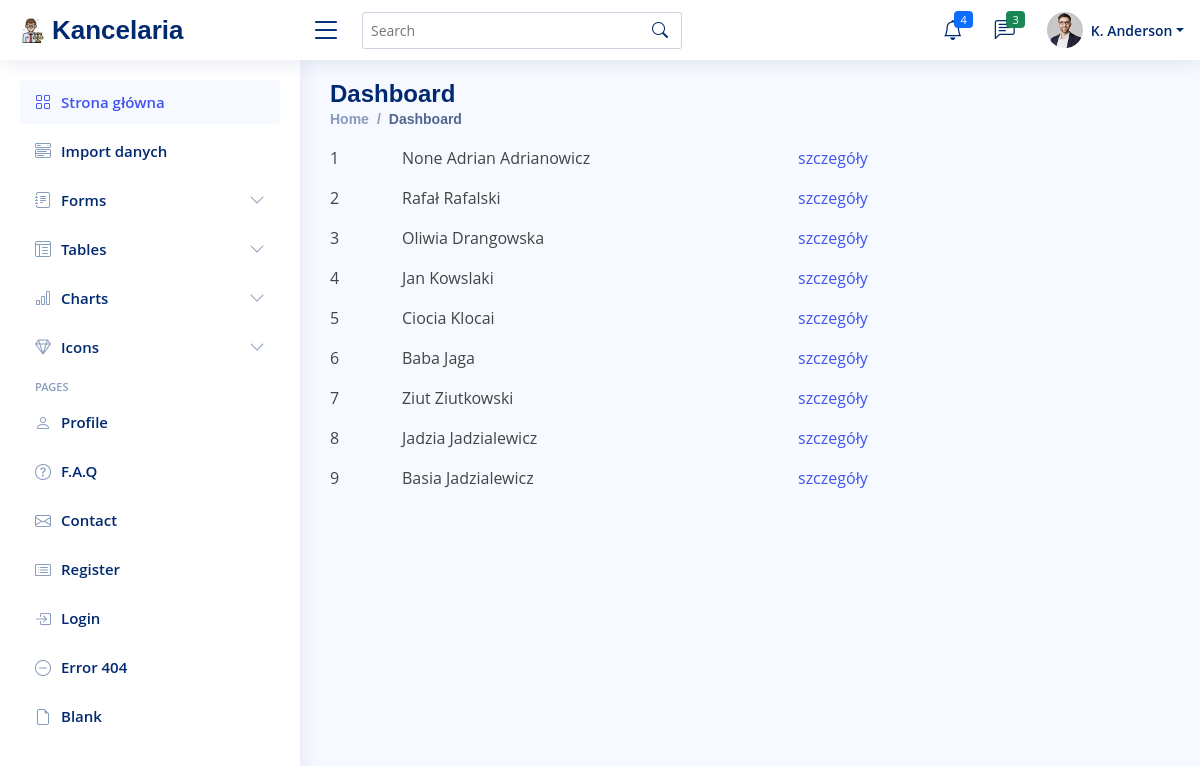
/, run on an earlier commit of the app's database.
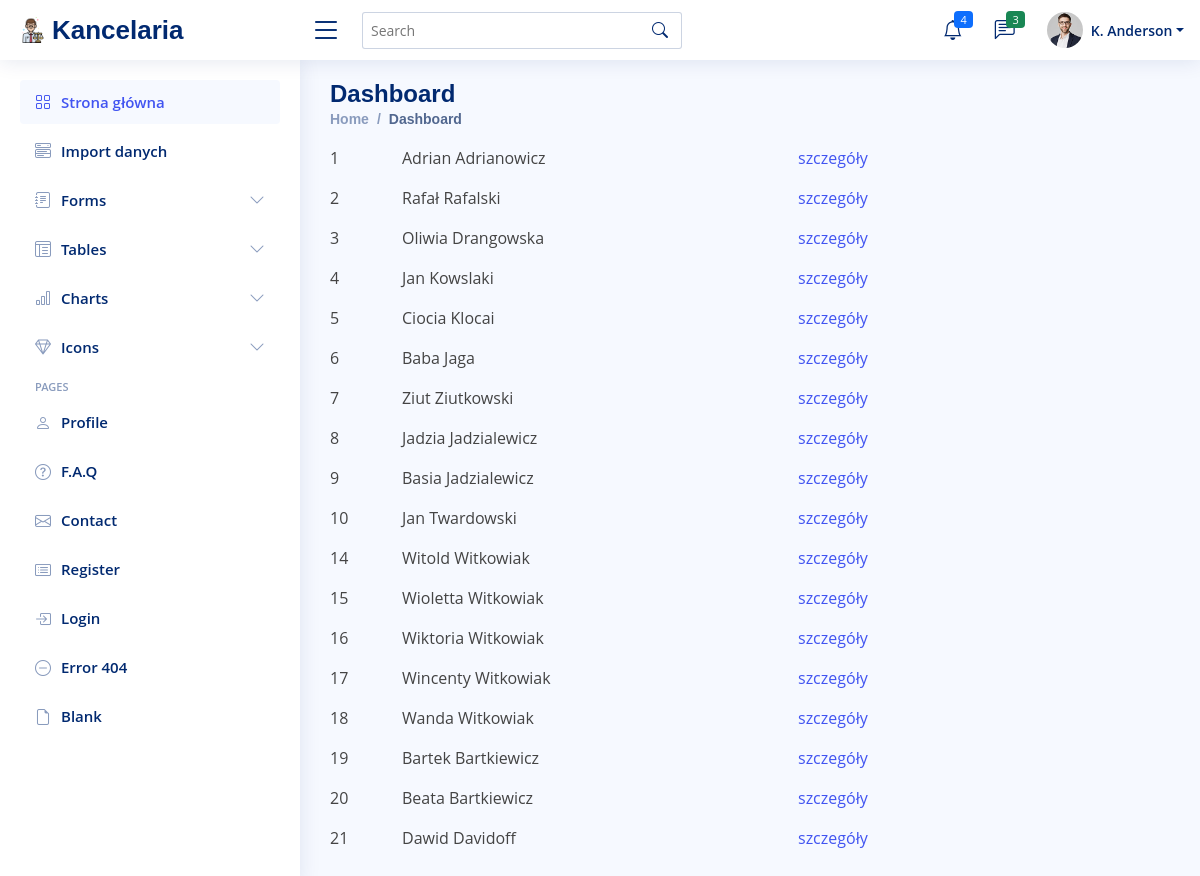
And on a later commit of the database.
### register/models.py (models this page shows)
class Person(models.Model):
    first_name = models.CharField(max_length=30, null=True, blank=True, verbose_name='imię')
    last_name = models.CharField(max_length=60, verbose_name='nazwisko')
    address = models.CharField(max_length=60, null=True, blank=True, verbose_name='adres')
    phone = models.CharField(max_length=30, null=True, blank=True, verbose_name='numer telefonu')
    date_created = models.DateTimeField(auto_now_add=True)
    note = models.CharField(max_length=30, null=True, blank=True, verbose_name='notatka')
    def __str__(self):
        return f"{self.first_name} {self.last_name}"

### register/views.py (the view)
# urls.py: 2. Add a URL to urlpatterns:  path('', views.home, name='home')
def home(request):
    context = {
        'persons': Person.objects.all()
    }
    return render(request, 'person/list.html', context)

### register/templates/person/list.html
{% extends 'base.html' %}
{% block content %}
{% for p in persons %}
<div class="row">
  <div class="col-1"><p>{{ p.id }}</p></div>
  <div class="col"><p>{{ p }}</p></div>
  <div class="col"><a href="{% url 'register:person' p.id  %}" class="p"> szczegóły </a></div>
</div>
{% endfor %}
{% endblock %}

What changed in the data, as far as the page shows it:
changed Person id 1: first_name+last_name "None Adrian Adrianowicz" → "Adrian Adrianowicz"
added Person: id "10", first_name+last_name "Jan Twardowski"
added Person: id "14", first_name+last_name "Witold Witkowiak"
added Person: id "15", first_name+last_name "Wioletta Witkowiak"
added Person: id "16", first_name+last_name "Wiktoria Witkowiak"
added Person: id "17", first_name+last_name "Wincenty Witkowiak"
added Person: id "18", first_name+last_name "Wanda Witkowiak"
added Person: id "19", first_name+last_name "Bartek Bartkiewicz"
added Person: id "20", first_name+last_name "Beata Bartkiewicz"
added Person: id "21", first_name+last_name "Dawid Davidoff"
